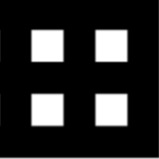
#> input picture jisung/10-5-1.png, 159 x 159 px
$ jupyter execute jisungLocationTest.ipynb   (shell and % lines are left out)
#> lines starting #> are read from the running program, lines starting #| are printed output that depends on the picture; after the words box and inside, x2 and y2 are one past the last pixel; in counts of white or black regions, pixels touching at a corner belong together
[cell 1]
import cv2
from matplotlib import pyplot as plt
import numpy as np
import math

[cell 2]
locationImage = cv2.imread('10-5-1.png')
#> locationImage is the input picture: shape (159, 159, 3); min 0, max 255, mean 43.2

[cell 3]
grayImage=cv2.cvtColor(locationImage,cv2.COLOR_BGR2GRAY)

[cell 4]
position=cv2.goodFeaturesToTrack(grayImage,20,0.1,10)
#> position = 16 rows, first 8: [32, 60], [96, 60], [126, 60], [62, 60], [32, 94], [32, 124], [126, 94], [32, 30]

좌표점 배열로 정하기 goodFeaturesToTrack(이미지 이름,반환 할 모퉁이의 최대 수,이미지 모서리의 최소 허용 품질(잘모르겠음), 반환 된 모퉁이 사이의 가능한 최소 유클리드)
유클리드-점사이의 거리를 구하는 공식(?)

[cell 5]
position2 =np.int0(position)
#> position2 has the same summary as position
bool=False

[cell 6]
for location in position2:
    X, Y = location.ravel()
    str="%d, %d" %(Y,X)
    cv2.circle(locationImage, (Y, X), 3, (0, 255, 0))
    cv2.putText(locationImage, str, (Y-5, X-10), cv2.FONT_HERSHEY_SCRIPT_SIMPLEX, 0.2, (0, 255, 0))
    if bool==True:
        if x==X:
            length="%d" %abs(Y-y)
            cv2.putText(locationImage, length, (Y, X), cv2.FONT_HERSHEY_SCRIPT_SIMPLEX, 0.3, (255, 0, 0))
        else:
            length="%d" %abs(X-x)
            cv2.putText(locationImage, length, (Y, X), cv2.FONT_HERSHEY_SCRIPT_SIMPLEX, 0.3, (255, 0, 0))
    x=X
    y=Y
    bool=True
#> this loop made 16 passes
#> (X, Y, str, length, x, y) on passes 2, 3, 4, 5, 6, 8, 9, 10, 11, 12, 13, 14: (96, 60, '60, 96', '64', 96, 60), (126, 60, '60, 126', '30', 126, 60), (62, 60, '60, 62', '64', 62, 60), (32, 94, '94, 32', '30', 32, 94), (32, 124, '124, 32', '30', 32, 124), (32, 30, '30, 32', '94', 32, 30), (126, 30, '30, 126', '94', 126, 30), (96, 124, '124, 96', '30', 96, 124), (96, 94, '94, 96', '30', 96, 94), (96, 30, '30, 96', '64', 96, 30), (62, 94, '94, 62', '34', 62, 94), (62, 124, '124, 62', '30', 62, 124)
#> (X, Y, length, x, y) on pass 7: (126, 94, '94', 126, 94)
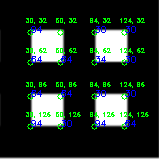
#> locationImage: shape (159, 159, 3); 6.06% of pixels changed, all inside (x1, y1, x2, y2) = (26, 18, 149, 130)
